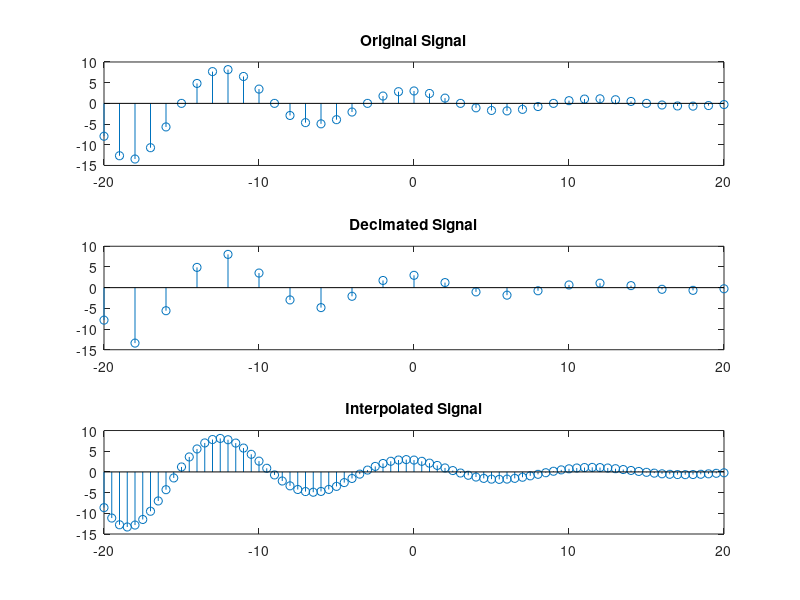

Write MATLAB code to recreate this figure.
clear all;
close all;

domain1 = -20:20;
domain2 = -20:2:20;
domain3 = -20:0.5:20;

c = -1/12 + pi*i/6;
range1 = 3*exp(domain1.*c);
range2 = decimate(range1,2);
range3 = interp(range1,2);

subplot(3,1,1);
stem(domain1, range1);
title('Original Signal');

subplot(3,1,2);
stem(domain2, range2);
title('Decimated Signal');

subplot(3,1,3);
stem(domain3, range3(1:81));
title('Interpolated Signal');